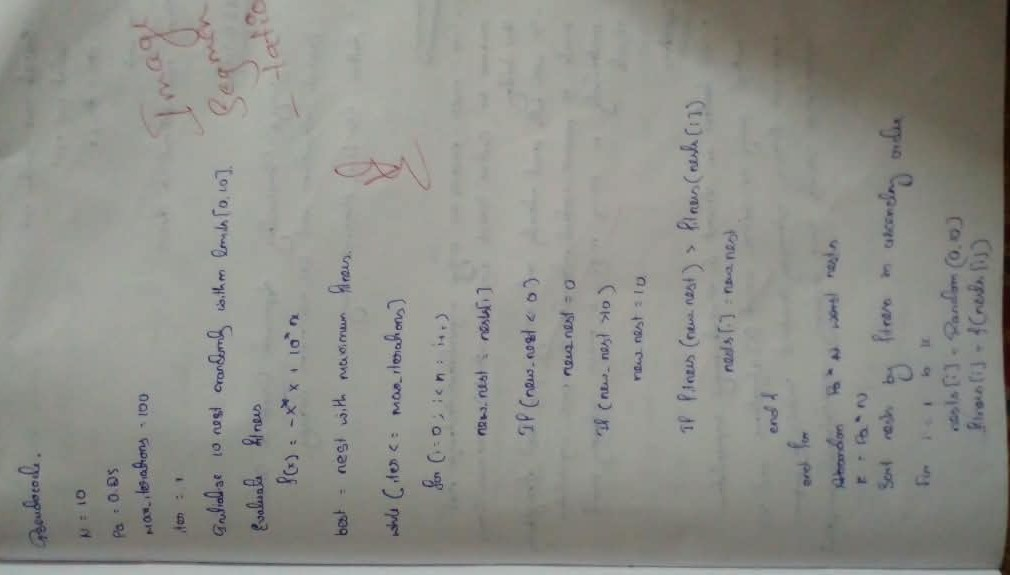
#> input picture 1WN24CS220/LAB 4/WhatsApp Image 2026-11-02 at 9.59.35 PM (1).jpeg, 1010 x 575 px
$ python Cocko_search.py
#> lines starting #> are read from the running program, lines starting #| are printed output that depends on the picture; long printed decimals are rounded

# ================================================
# CUCKOO SEARCH BASED IMAGE SEGMENTATION
# 2D MAXIMUM ENTROPY THRESHOLDING
# ================================================

import cv2
import numpy as np
import matplotlib.pyplot as plt
import math
from google.colab import files

# 1. UPLOAD IMAGE
print("Upload an image for segmentation:")
uploaded = files.upload()
#> the answer given: WhatsApp Image 2026-11-02 at 9.59.35 PM (1).jpeg

IMAGE_PATH = next(iter(uploaded))

image = cv2.imread(IMAGE_PATH, cv2.IMREAD_GRAYSCALE)
#> image: shape (575, 1010); min 5, max 186, mean 141.5

if image is None:
    raise ValueError("Unable to read image. Upload a valid image.")

print("Image uploaded:", IMAGE_PATH)
print("Image size:", image.shape)
#| Image size: (575, 1010)

# 2. INITIALIZE PARAMETERS
N = 50                 # Number of nests
Pa = 0.7               # Abandonment probability
MAX_ITER = 30          # Maximum iterations
B = 10                 # Local search radius
LIMIT = 255

np.random.seed(42)


# 3. CALCULATE 2D HISTOGRAM
def get_2d_histogram(image):

    gray = image.astype(np.uint8)

    # Mean intensity of 3x3 neighboring pixels
    mean_img = cv2.blur(
        gray.astype(np.float32), (3, 3)
    )

    mean_img = np.clip(
        np.rint(mean_img), 0, 255
    ).astype(np.uint8)

    hist, _, _ = np.histogram2d(
        gray.ravel(),
        mean_img.ravel(),
        bins=256,
        range=[[0, 256], [0, 256]]
    )
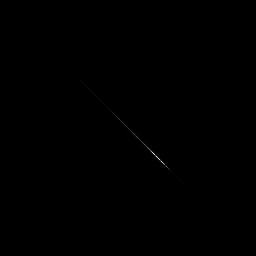
#> hist: shape (256, 256) float64; min 0, max 17197, mean 8.9; drawn with min black and max white

    P = hist / hist.sum()

    return P, mean_img


# 4. CALCULATE 2D MAXIMUM ENTROPY FITNESS
def fitness(nest, P):

    s, t = np.clip(
        np.rint(nest).astype(int), 1, 255
    )

    # Four regions of the 2D histogram
    regions = [
        P[:s, :t],
        P[s:, :t],
        P[:s, t:],
        P[s:, t:]
    ]

    entropy = 0.0

    for region in regions:

        total = region.sum()

        if total > 0:

            values = region[region > 0]

            entropy -= np.sum(
                values * np.log(values / total)
            )
#> this loop made 4 passes
#> (total, entropy) on passes 1, 2, 4: (0.0723, 0.414), (0.925, 5.31), (0.0028, 5.32)
#> total on pass 3: 0
#> after the loop, entropy = 5.32

    return entropy


# 5. LEVY FLIGHT
def levy_flight():

    beta = 1.5

    sigma = (
        math.gamma(1 + beta)
        * math.sin(math.pi * beta / 2)
        / (
            math.gamma((1 + beta) / 2)
            * beta
            * 2 ** ((beta - 1) / 2)
        )
    ) ** (1 / beta)

    u = np.random.normal(0, sigma, 2)
    v = np.random.normal(0, 1, 2)

    return u / (
        np.abs(v) ** (1 / beta) + 1e-10
    )


# 6. CUCKOO SEARCH ALGORITHM
def cuckoo_search(P):

    # Initialize nests with random threshold pairs
    nests = np.random.randint(
        1, 256, size=(N, 2)
    )

    scores = np.array([
        fitness(nest, P) for nest in nests
    ])
#> the loop in fitness (call 2), `for region in regions: ` made 4 passes
#> (total, entropy) on passes 1, 3, 4: (0.000325, 0.00103), (0.0448, 0.255), (0.955, 5.41)
#> scores = 50 values, max 5.59 at index 5, min 4.52 at index 9, mean 5.35

    best_index = np.argmax(scores)
#> best_index = 5

    best_nest = nests[best_index].copy()
#> best_nest = [211, 215]
    best_score = scores[best_index]
#> best_score = 5.59

    print("\nStarting Cuckoo Search...\n")

    for iteration in range(MAX_ITER):

        # Generate new solutions using Levy flights
        for i in range(N):

            new_nest = (
                nests[i] + levy_flight()
            )

            new_nest = np.clip(
                np.rint(new_nest), 1, 255
            ).astype(int)

            new_score = fitness(new_nest, P)

            # Compare with a randomly selected nest
            j = np.random.randint(N)

            if new_score > scores[j]:

                nests[j] = new_nest
                scores[j] = new_score

        # Abandon worst nests
        abandon_count = max(1, int(Pa * N))

        worst_indices = np.argsort(scores)[
            :abandon_count
        ]

        for i in worst_indices:

            nests[i] = np.random.randint(
                1, 256, size=2
            )

            scores[i] = fitness(nests[i], P)

        # Update best solution
        best_index = np.argmax(scores)

        if scores[best_index] > best_score:

            best_score = scores[best_index]
            best_nest = nests[best_index].copy()

        print(
            f"Iteration {iteration + 1:02d}/{MAX_ITER} | "
            f"Best entropy = {best_score:.6f} | "
            f"Thresholds = {best_nest}"
        )
#> this loop made 30 passes
#> (best_index, best_score, best_nest) on pass 2: (17, 5.59, [253, 226])
#> best_index on passes 3 to 4: 17, 6
#| Iteration 01/30 | Best entropy = 5.594 | Thresholds = [211 215]
#| Iteration 02/30 | Best entropy = 5.594 | Thresholds = [253 226]
#| Iteration 03/30 | Best entropy = 5.594 | Thresholds = [253 226]
#| Iteration 04/30 | Best entropy = 5.594 | Thresholds = [253 226]
#| Iteration 05/30 | Best entropy = 5.594 | Thresholds = [253 226]
#| Iteration 06/30 | Best entropy = 5.594 | Thresholds = [253 226]
#| Iteration 07/30 | Best entropy = 5.594 | Thresholds = [253 226]
#| Iteration 08/30 | Best entropy = 5.594 | Thresholds = [253 226]
#> (further printed lines are left out)

    return best_nest


# 7. LOCAL SEARCH
def local_search(best, P):

    best_s, best_t = best

    best_score = fitness(best, P)
    result = best.copy()

    s_min = max(1, best_s - B)
    s_max = min(255, best_s + B)

    t_min = max(1, best_t - B)
    t_max = min(255, best_t + B)

    for s in range(s_min, s_max + 1):

        for t in range(t_min, t_max + 1):

            score = fitness([s, t], P)

            if score > best_score:

                best_score = score
                result = np.array([s, t])

    return result


# 8. RUN SEGMENTATION
P, mean_img = get_2d_histogram(image)

best = cuckoo_search(P)

best = local_search(best, P)

s, t = best

print("\n================================")
print("SEGMENTATION RESULTS")
print("Optimal threshold s =", s)
#| Optimal threshold s = 253
print("Optimal threshold t =", t)
#| Optimal threshold t = 226
print("Maximum entropy =", fitness(best, P))
#| Maximum entropy = 5.594
print("================================")


# 9. CREATE BINARY SEGMENTED IMAGE
gray = image.astype(np.float32)
mean = mean_img.astype(np.float32)

segmented = (
    (gray >= s) & (mean >= t)
).astype(np.uint8) * 255
#> segmented: shape (575, 1010); every value is 0


# 10. DISPLAY RESULTS
plt.figure(figsize=(15, 5))

plt.subplot(1, 3, 1)
plt.imshow(image, cmap="gray")
plt.title("Original Image")
plt.axis("off")

plt.subplot(1, 3, 2)
plt.imshow(mean_img, cmap="gray")
plt.title("3x3 Local Mean Image")
plt.axis("off")

plt.subplot(1, 3, 3)
plt.imshow(segmented, cmap="gray")
plt.title(f"Cuckoo Search Segmentation\ns={s}, t={t}")
plt.axis("off")

plt.tight_layout()
plt.show()
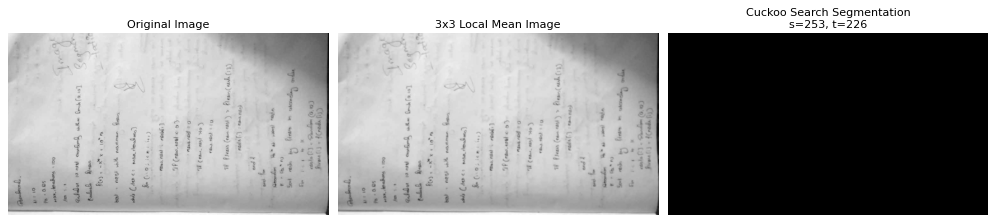
#> figure drawn by matplotlib, 3 panels


# 11. SAVE AND DOWNLOAD SEGMENTED IMAGE
output_path = "segmented_image.png"

cv2.imwrite(output_path, segmented)

print("\nSegmented image saved successfully!")

#> (the run stopped early here; a loop or call above may not have finished)

$ run again, on 1WN24CS220/LAB 4/WhatsApp Image 2026-11-02 at 9.59.36 PM.jpeg
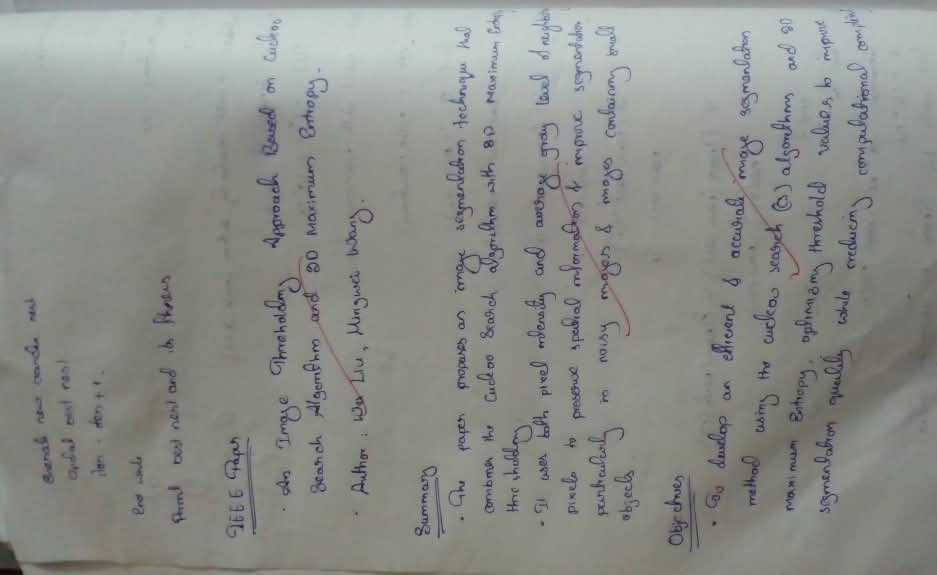
#> input picture 1WN24CS220/LAB 4/WhatsApp Image 2026-11-02 at 9.59.36 PM.jpeg, 937 x 575 px
#| Image size: (575, 937)
#> the loop in fitness, `for region in regions: ` made 4 passes
#> (total, entropy) on passes 1, 2, 4: (0.0415, 0.304), (0.854, 4.85), (0.105, 5.31)
#> after the loop in fitness, `for region in regions:`: entropy = 5.31
#> the loop in fitness (call 2), `for region in regions: ` made 4 passes
#> (total, entropy) on passes 1, 3, 4: (0.000135, 0.000356), (0.0274, 0.198), (0.972, 5.68)
#> scores = 50 values, max 5.81 at index 35, min 4.78 at index 9, mean 5.52
#> in cuckoo_search, `best_index = np.argmax(scores)`: best_index = 35
#> best_nest = [250, 9]
#> best_score = 5.81
#> the loop in cuckoo_search, `for iteration in range(MAX_ITER):` made 30 passes
#> best_index on passes 2 to 4: 1, 1, 19
#> (printed output is left out)
#| Optimal threshold s = 250
#| Optimal threshold t = 9
#| Maximum entropy = 5.811
#> segmented: shape (575, 937); every value is 0
#> `plt.show()`:
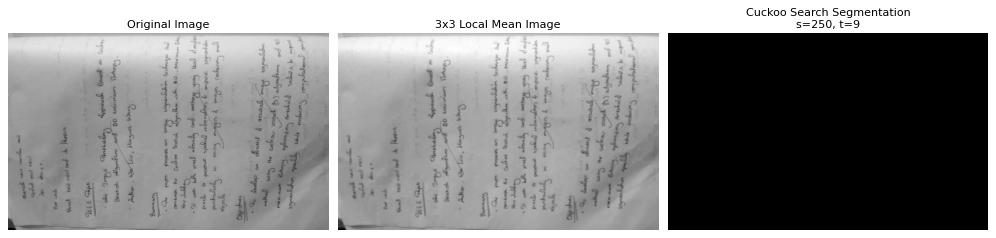
#> figure drawn by matplotlib, 3 panels

$ run again, on 1WN24CS220/LAB 4/WhatsApp Image 2026-11-02 at 9.59.37 PM.jpeg
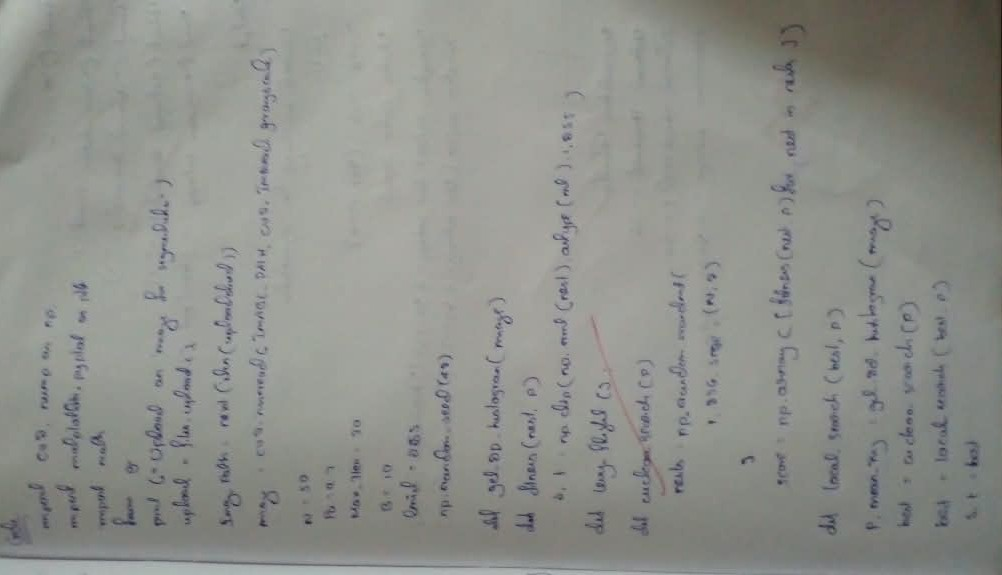
#> input picture 1WN24CS220/LAB 4/WhatsApp Image 2026-11-02 at 9.59.37 PM.jpeg, 1002 x 575 px
#| Image size: (575, 1002)
#> the loop in fitness, `for region in regions: ` made 4 passes
#> (total, values, entropy) on pass 4: (0.000215, [5.9e-05, 9.2e-05, 2.43e-05, 3.3e-05, 1.74e-06, 5.21e-06], 5.24)
#> after the loop in fitness, `for region in regions:`: entropy = 5.24
#> the loop in fitness (call 2), `for region in regions: ` made 4 passes
#> (total, entropy) on passes 3 to 4: (0.0352, 0.177), (0.965, 5.3)
#> scores = 50 values, max 5.46 at index 3, min 4.38 at index 9, mean 5.24
#> in cuckoo_search, `best_index = np.argmax(scores)`: best_index = 3
#> best_nest = [189, 21]
#> best_score = 5.46
#> the loop in cuckoo_search, `for iteration in range(MAX_ITER):` made 30 passes
#> best_index on passes 2 to 4: 1, 0, 3
#> (printed output is left out)
#| Optimal threshold s = 189
#| Optimal threshold t = 21
#| Maximum entropy = 5.455
#> segmented: shape (575, 1002); every value is 0
#> `plt.show()`:
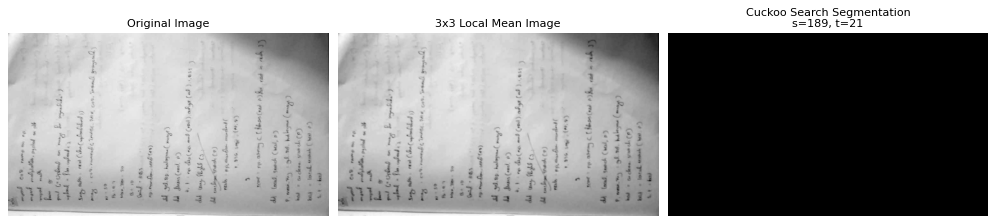
#> figure drawn by matplotlib, 3 panels

$ run again, on 1WN24CS220/LAB 4/WhatsApp Image 2026-11-02 at 9.59.38 PM.jpeg
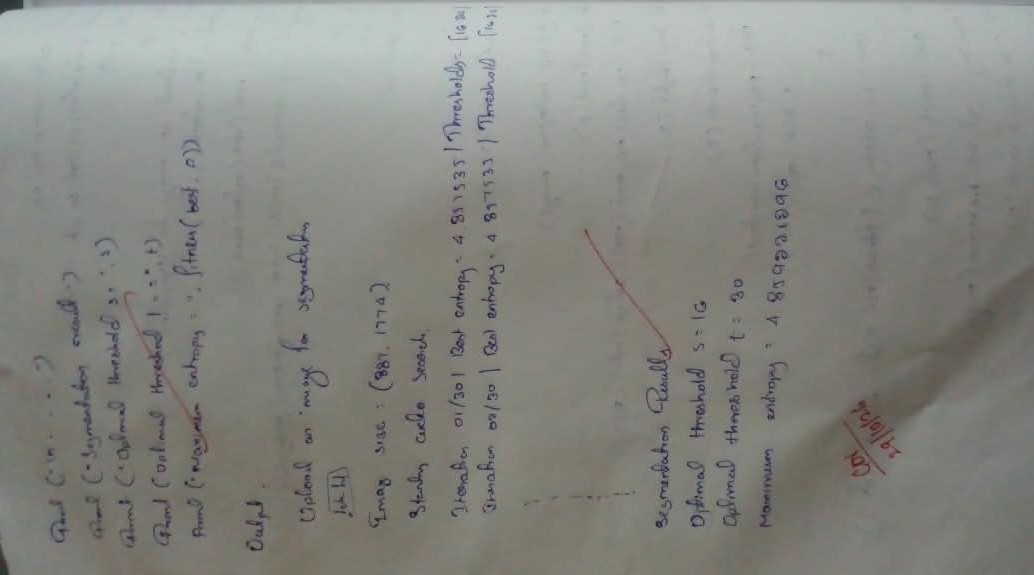
#> input picture 1WN24CS220/LAB 4/WhatsApp Image 2026-11-02 at 9.59.38 PM.jpeg, 1034 x 575 px
#| Image size: (575, 1034)
#> the loop in fitness, `for region in regions: ` made 4 passes
#> (total, entropy) on passes 1, 2, 4: (0.0498, 0.32), (0.848, 4.65), (0.102, 5.04)
#> after the loop in fitness, `for region in regions:`: entropy = 5.04
#> the loop in fitness (call 2), `for region in regions: ` made 4 passes
#> (total, entropy) on passes 3 to 4: (0.0262, 0.177), (0.974, 5.44)
#> scores = 50 values, max 5.56 at index 34, min 4.62 at index 9, mean 5.26
#> in cuckoo_search, `best_index = np.argmax(scores)`: best_index = 34
#> best_nest = [14, 242]
#> best_score = 5.56
#> the loop in cuckoo_search, `for iteration in range(MAX_ITER):` made 30 passes
#> (printed output is left out)
#| Optimal threshold s = 14
#| Optimal threshold t = 242
#| Maximum entropy = 5.563
#> segmented: shape (575, 1034); every value is 0
#> `plt.show()`:
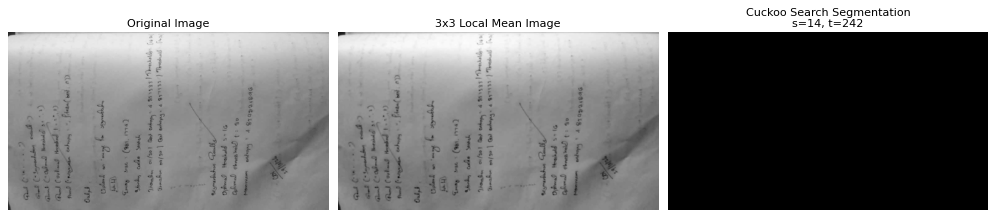
#> figure drawn by matplotlib, 3 panels
